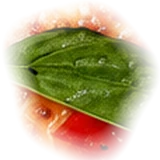
#> input picture p/tp/basil.webp, 160 x 160 px, given in place of pizza-pepperoni.png, which was not available
$ python tops.py
#> lines starting #> are read from the running program, lines starting #| are printed output that depends on the picture
import numpy as np, json
from PIL import Image, ImageFilter
T = {  # key: (source, cx, cy, r, solid) — r and centre as fractions of the pizza photo
 'pepperoni': ('pizza-pepperoni', .575, .733, .052, .62),
 'mushroom': ('pizza-beef', .31, .19, .052, .62),
 'olive': ('pizza-special', .465, .345, .036, .6),
 'pepper': ('pizza-beef', .447, .238, .028, .55),
 'onion': ('pizza-special', .6, .2, .05, .55),
 'corn': ('pizza-veggie', .62, .19, .03, .55),
 'jalapeno': ('pizza-beef', .738, .258, .026, .55),
 'tomato': ('pizza-margherita', .767, .417, .042, .6),
 'basil': ('pizza-margherita', .525, .717, .05, .6),
 'chicken': ('pizza-chicken', .5, .75, .05, .55),
 'beef': ('pizza-beef', .25, .45, .045, .55),
 'extraCheese': ('pizza-special', .62, .62, .075, .35),
}
out={}
for k,(src,cx,cy,r,solid) in T.items():
    im=Image.open(f'out2/cut/{src}.png').convert('RGBA'); W=im.width
#> further down, im is the input picture: PIL image 160x160 RGBA; mean R, G, B, A 155.2, 100.3, 32.1, 120.1
#> after `W = im.width`: W = 160
    R=int(r*W); box=(int(cx*W)-R,int(cy*W)-R,int(cx*W)+R,int(cy*W)+R)
#> after `R = int(r * W)`: R = 8
#> after `box = (int(cx * W) - R, int(cy * W) - R, int(cx * W) + R, int(cy * W) `: box = (84, 109, 100, 125)
    p=im.crop(box).resize((160,160),Image.LANCZOS); a=np.asarray(p).astype(np.float32)/255
#> after `p = im.crop(box).resize((160, 160), Image.LANCZOS)`:
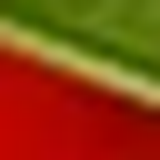
#> p: PIL image 160x160 RGBA; mean R, G, B, A 138.5, 64.6, 15.9, 255
    yy,xx=np.mgrid[0:160,0:160]; d=np.hypot(xx-79.5,yy-79.5)/80
    # organic edge: wobble the radius a little so patches don't read as perfect discs
    ang=np.arctan2(yy-79.5,xx-79.5); rng=np.random.default_rng(hash(k)%1000)
    wob=1+sum(rng.uniform(-.06,.06)*np.cos(n*ang+rng.uniform(0,6.28)) for n in (2,3,5))
    d=d/wob
    al=np.clip((1-d)/(1-solid),0,1)**1.4
    a[...,3]*=al
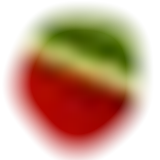
#> a: shape (160, 160, 4) float32; mean R, G, B, A 0.543, 0.253, 0.0623, 0.484; transparent parts drawn white
    Image.fromarray((a*255).astype(np.uint8)).save(f'../p/tp/{k}.webp',quality=86,method=6)
    out[k]=r
#> pass 2 of the loop `for k,(src,cx,cy,r,solid) in T.items():`:
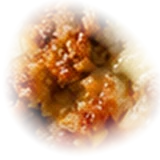
#> input picture p/tp/beef.webp, 160 x 160 px, given in place of pizza-beef.png, which was not available
#> im is the input picture: PIL image 160x160 RGBA; mean R, G, B, A 159.8, 97.9, 38.9, 111.8
#> `p = im.crop(box).resize((160, 160), Image.LANCZOS)`:
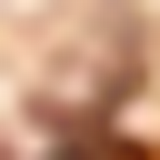
#> p: PIL image 160x160 RGBA; mean R, G, B, A 165.9, 89.1, 44.2, 159.7; transparent parts drawn white
#> `a[...,3]*=al`:
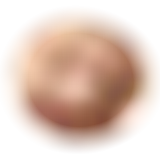
#> a: shape (160, 160, 4) float32; mean R, G, B, A 0.651, 0.349, 0.173, 0.305; transparent parts drawn white
#> (the run stopped early here; a loop or call above may not have finished)
